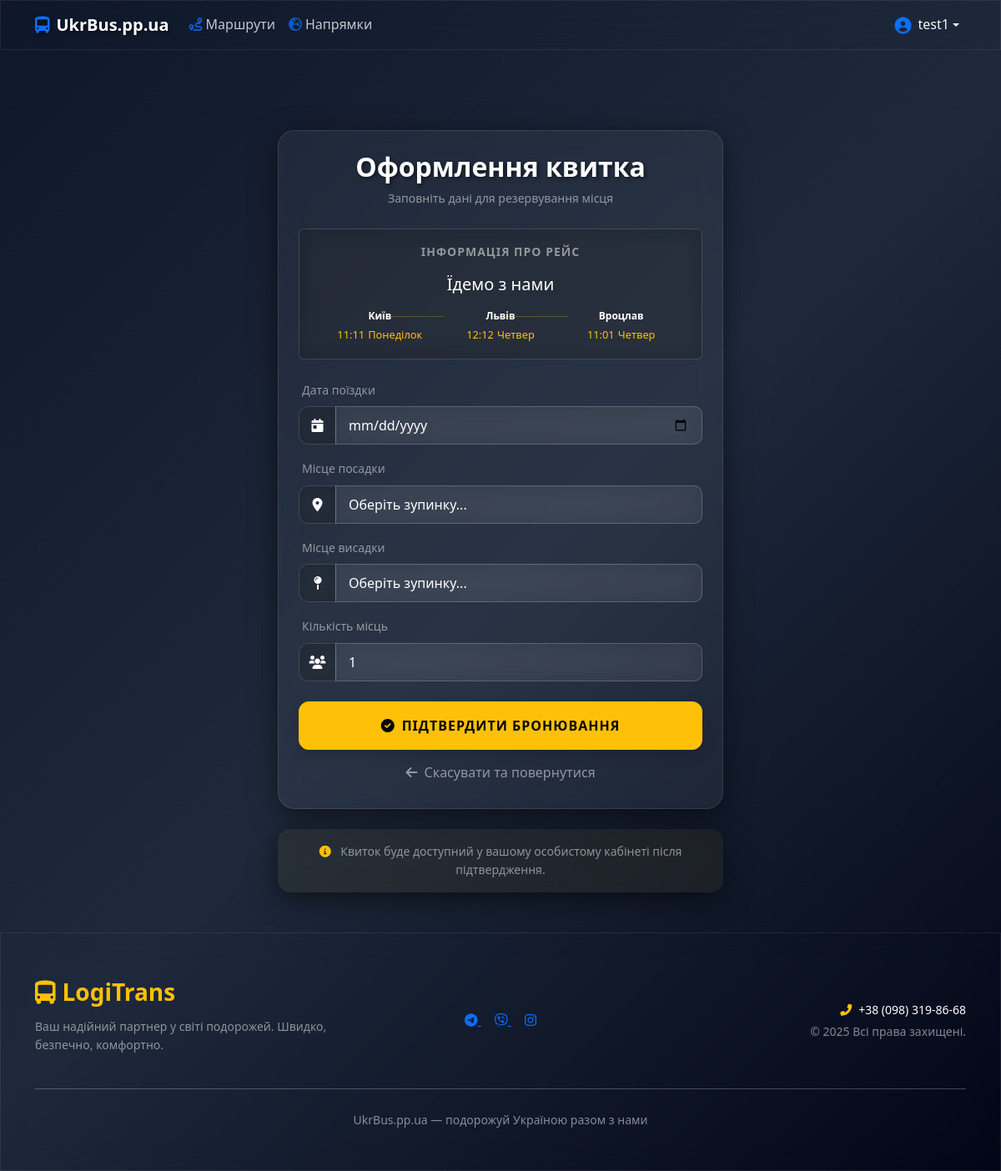
The page /booking/reserve/6/ (signed in) on the database its author committed.
### accounts/models.py (models this page shows, shortened)
class User(AbstractUser):
    username = models.CharField(
        max_length=255,
        unique=True,
        help_text="Будь-яка комбінація символів",
    )
    is_passenger = models.BooleanField(default=False, verbose_name="Пасажир")
    is_carrier = models.BooleanField(default=False, verbose_name="Перевізник")

class CarrierProfile(models.Model):
    user = models.OneToOneField(User, on_delete=models.CASCADE, related_name='carrier_profile')
    company_name = models.CharField(max_length=255, verbose_name="Назва компанії")
    contact_person = models.CharField(max_length=255, verbose_name="Контактна особа")
    phone = models.CharField(max_length=20, verbose_name="Телефон")
    telegram_bot = models.CharField(max_length=255, blank=True, null=True, verbose_name="Telegram Bot")
    balance = models.DecimalField(
        max_digits=10,
        decimal_places=2,
        default=0.00,
        verbose_name="Баланс (грн)"
    )

### trips/models.py (models this page shows, shortened)
class Route(models.Model):
    carrier = models.ForeignKey(settings.AUTH_USER_MODEL, on_delete=models.CASCADE, related_name='routes',
                                verbose_name="Перевізник")
    title = models.CharField(max_length=255, verbose_name="Назва маршруту")
    is_active = models.BooleanField(default=True, verbose_name="Активний")
    top_until = models.DateTimeField(null=True, blank=True, verbose_name="ТОП діє до")
    is_passenger = models.BooleanField(
        default=True,
        verbose_name="Пасажирські перевезення",
        help_text="Чи доступне бронювання місць для пасажирів"
    )
    is_parcel = models.BooleanField(
        default=True,
        verbose_name="Доставка посилок",
        help_text="Чи приймає цей маршрут посилки для передачі"
    )
    min_trip_price = models.DecimalField(max_digits=10, decimal_places=2, default=0,
                                         verbose_name="Мінімальна ціна поїздки")
    price_per_km = models.DecimalField(max_digits=10, decimal_places=2, default=0, verbose_name="Ціна за 1 км")
    min_parcel_price = models.DecimalField(max_digits=10, decimal_places=2, default=0,
                                           verbose_name="Мінімальна ціна посилки")
    price_per_kg = models.DecimalField(max_digits=10, decimal_places=2, default=0, verbose_name="Ціна за 1 кг")
    class Meta:
        verbose_name = "Маршрут"
        verbose_name_plural = "Маршрути"
        ordering = ['-top_until', '-id']

class RouteStop(models.Model):
    DAYS_OF_WEEK = [
        (1, 'Понеділок'),
        (2, 'Вівторок'),
        (3, 'Середа'),
        (4, 'Четвер'),
        (5, "П'ятниця"),
        (6, 'Субота'),
        (7, 'Неділя'),
    ]
    route = models.ForeignKey(Route, on_delete=models.CASCADE, related_name='stops')
    city = models.ForeignKey(City, on_delete=models.CASCADE, verbose_name="Місто")
    order = models.PositiveIntegerField(verbose_name="Порядок")
    day_of_week = models.IntegerField(choices=DAYS_OF_WEEK, verbose_name="День тижня")
    departure_time = models.TimeField(verbose_name="Час відправлення")
    class Meta:
        verbose_name = "Зупинка з розкладом"
        verbose_name_plural = "Зупинки з розкладом"
        ordering = ['day_of_week', 'departure_time']

### city/models.py (models this page shows, shortened)
class City(models.Model):
    name = models.CharField(max_length=100, verbose_name="Місто")
    country = models.ForeignKey(Country, on_delete=models.CASCADE, related_name='cities', verbose_name="Країна")
    description = models.TextField(blank=True, verbose_name="Короткий опис міста")
    latitude = models.FloatField(null=True, blank=True, verbose_name="Широта")  # широта
    longitude = models.FloatField(null=True, blank=True, verbose_name="Довгота")  # довгота
    image = models.ImageField(upload_to='cities/', blank=True, null=True, verbose_name="Зображення міста")
    class Meta:
        verbose_name = "Місто"
        verbose_name_plural = "Міста"
        unique_together = ('name', 'country')

### booking/views.py (the view, shortened to what this page needs)
# urls.py: path('reserve/<int:route_id>/', MakeBookingView.as_view(), name='make_booking'),
class MakeBookingView(LoginRequiredMixin, CreateView):
    model = Booking
    form_class = BookingForm
    template_name = 'booking/booking_form.html'
    success_url = reverse_lazy('profile')
    def get_initial(self):
        initial = super().get_initial()
        date_from_url = self.request.GET.get('date')
        start_city = self.request.GET.get('start_city')
        end_city = self.request.GET.get('end_city')
        if date_from_url:
            initial['trip_date'] = date_from_url
        if start_city:
            initial['departure_point'] = start_city
        if end_city:
            initial['arrival_point'] = end_city
        return initial
    def get_form_kwargs(self):
        kwargs = super().get_form_kwargs()
        kwargs['route'] = get_object_or_404(Route, id=self.kwargs.get('route_id'))
        return kwargs
    def get_context_data(self, **kwargs):
        context = super().get_context_data(**kwargs)
        context['route'] = get_object_or_404(Route, id=self.kwargs.get('route_id'))
        return context

### templates/booking/booking_form.html (shortened to what this page needs)
{% extends 'base.html' %}
{% block content %}
<div class="container mt-5">
    <div class="row justify-content-center">
        <div class="col-md-8 col-lg-6">
            <div class="glass-card p-4 animate-fade-in" style="background: rgba(255,255,255,0.05); backdrop-filter: blur(15px); border-radius: 20px; border: 1px solid rgba(255,255,255,0.1);">
                <div class="text-center mb-4">
                    <h2 class="text-white fw-bold shadow-text">Оформлення квитка</h2>
                    <p class="text-white-50 small">Заповніть дані для резервування місця</p>
                </div>
                <div class="mb-4 p-3 rounded glass-input" style="background: rgba(255,255,255,0.03); border: 1px solid rgba(255,255,255,0.05);">
                    <p class="text-white-50 small mb-3 text-uppercase fw-bold text-center" style="letter-spacing: 1px;">Інформація про рейс</p>
                    <div class="text-center mb-3">
                        <h5 class="text-white mb-1">
                            {% if route.carrier.carrier_profile.company_name %}
                                {{ route.carrier.carrier_profile.company_name }}
                            {% else %}
                                {{ route.carrier.get_full_name|default:route.carrier.username }}
                            {% endif %}
                        </h5>
                    </div>
                    <div class="d-flex justify-content-between align-items-start px-2 position-relative">
                        {% for stop in route.stops.all|dictsort:"order" %}
                            <div class="text-center" style="flex: 1; z-index: 2;">
                                <span class="text-white d-block small fw-bold" style="font-size: 0.75rem;">{{ stop.city.name }}</span>
                                <span class="text-warning small" style="font-size: 0.8rem;">{{ stop.departure_time|time:"H:i" }}</span>
                                <span class="text-warning small" style="font-size: 0.8rem;">{{ stop.get_day_of_week_display }}</span>
                            </div>
                            {% if not forloop.last %}
                                <div class="position-absolute border-top border-warning opacity-25"
                                     style="top: 10px; left: calc({{ forloop.counter0 }} * 33% + 15%); width: 20%; z-index: 1;">
                                </div>
                            {% endif %}
                        {% endfor %}
                    </div>
                </div>
                <form method="post" novalidate>
                    {% for field in form %}
                    <div class="mb-3">
                        <label for="{{ field.id_for_label }}" class="form-label text-white-50 small ms-1">
                            {{ field.label }}
                        </label>
                        <div class="input-group">
                            <span class="input-group-text glass-input border-end-0 text-warning bg-transparent" style="width: 45px; justify-content: center; border-color: rgba(255,255,255,0.2);">
                                {% if field.name == 'trip_date' %}<i class="fas fa-calendar-day"></i>
                                {% elif field.name == 'departure_point' %}<i class="fas fa-map-marker-alt"></i>
                                {% elif field.name == 'arrival_point' %}<i class="fas fa-map-pin"></i>
                                {% elif field.name == 'seats_count' %}<i class="fas fa-users"></i>
                                {% elif field.name == 'contact_phone' %}<i class="fas fa-phone"></i>
                                {% else %}<i class="fas fa-edit"></i>
                                {% endif %}
                            </span>
                            <div class="flex-grow-1">
                                {{ field }}
                            </div>
                        </div>
                    </div>
                    {% endfor %}
                    <div class="mt-4">
                        <button type="submit" class="btn btn-warning w-100 py-3 fw-bold text-uppercase shadow" style="border-radius: 12px; letter-spacing: 1px;">
                            <i class="fas fa-check-circle me-2"></i>Підтвердити бронювання
                        </button>
                        <a href="{% url 'booking_route_list' %}" class="btn btn-link w-100 text-white-50 mt-2 text-decoration-none small">
                            <i class="fas fa-arrow-left me-1"></i> Скасувати та повернутися
                        </a>
                    </div>
                </form>
            </div>
            <div class="mt-4 p-3 text-center text-white-50 small glass-card border-0" style="background: rgba(255, 193, 7, 0.05); border-radius: 15px;">
                <i class="fas fa-info-circle text-warning me-2"></i>
                Квиток буде доступний у вашому особистому кабінеті після підтвердження.
            </div>
        </div>
    </div>
</div>
{% endblock %}

### templates/includes/_navbar.html (shortened to what this page needs)
<nav class="navbar navbar-expand-lg navbar-dark glass-nav sticky-top">
    <div class="container">
        <a class="navbar-brand fw-bold shadow-text" href="/">
            <i class="fas fa-bus-alt me-2 text-primary"></i>UkrBus.pp.ua
        </a>
        <div class="collapse navbar-collapse" id="navbarNav">
            <ul class="navbar-nav me-auto mb-2 mb-lg-0">
                <li class="nav-item">
                    <a class="nav-link text-white opacity-75" href="{% url 'booking_route_list' %}">
                        <i class="fas fa-route me-1 text-primary"></i>Маршрути
                    </a>
                </li>
                <li class="nav-item">
                    <a class="nav-link text-white opacity-75" href="{% url 'city_list' %}">
                        <i class="fas fa-globe-europe me-1 text-primary"></i>Напрямки
                    </a>
                </li>
            </ul>
            <ul class="navbar-nav ms-auto align-items-center">
{% if user.is_authenticated %}
    <li class="nav-item dropdown">
        <a class="nav-link dropdown-toggle text-light fw-medium d-flex align-items-center"
           href="#" id="userDropdown" role="button" data-bs-toggle="dropdown" aria-expanded="false">
            <i class="fas fa-user-circle fa-lg me-2 text-primary"></i>
            {{ user.username }}
        </a>
    </li>
                {% endif %}
            </ul>
        </div>
    </div>
</nav>

### static/css/glass-style.css (style rules this page uses)
:root { --glass-bg: rgba(255, 255, 255, 0.03); --glass-bg-hover: rgba(255, 255, 255, 0.08); --glass-border: rgba(255, 255, 255, 0.08); --glass-input-border: rgba(255, 255, 255, 0.15); --accent-color: #0d6efd; --accent-glow: rgba(13, 110, 253, 0.4); --accent-hover: #0b5ed7; --blur-val: blur(15px); --transition: all 0.3s cubic-bezier(0.4, 0, 0.2, 1); --card-shadow: 0 8px 32px 0 rgba(0, 0, 0, 0.5); }
body { background: linear-gradient(135deg, #0f172a, #1e293b, #020617) fixed no-repeat; background-size: cover; min-height: 100vh; display: flex; flex-direction: column; color: #f8fafc; font-family: 'Segoe UI', system-ui, -apple-system, sans-serif; line-height: 1.6; }
.glass-nav, .glass-dropdown, .glass-card, .glass-footer, .glass-input { backdrop-filter: var(--blur-val); -webkit-backdrop-filter: var(--blur-val); border: 1px solid var(--glass-border); }
.glass-card { background: var(--glass-bg); border-radius: 20px; box-shadow: var(--card-shadow); padding: 1.5rem; transition: var(--transition); overflow: hidden; position: relative; }
.glass-input, .glass-card input, .glass-card select, .glass-card textarea { background: rgba(0, 0, 0, 0.2) !important; border: 1px solid var(--glass-input-border) !important; color: white !important; border-radius: 12px; padding: 12px 16px; transition: var(--transition); }

### templates/booking/booking_form.html (style rules this page uses)
.input-group input, .input-group select { background: rgba(255, 255, 255, 0.05) !important; border: 1px solid rgba(255, 255, 255, 0.2) !important; color: white !important; border-radius: 0 10px 10px 0 !important; padding: 10px 15px; }
.shadow-text { text-shadow: 2px 2px 4px rgba(0,0,0,0.5); }

### rows shown on the page
User: username "test1"
Route: carrier.carrier_profile.company_name "Їдемо з нами"
RouteStop: city.name "Київ", departure_time "11:11", day_of_week "Понеділок"
RouteStop: city.name "Львів", departure_time "12:12", day_of_week "Четвер"
RouteStop: city.name "Вроцлав", departure_time "11:01", day_of_week "Четвер"

### other values the page prints
{{ field.label }} "Дата поїздки" "Місце посадки" "Місце висадки" "Кількість місць"
